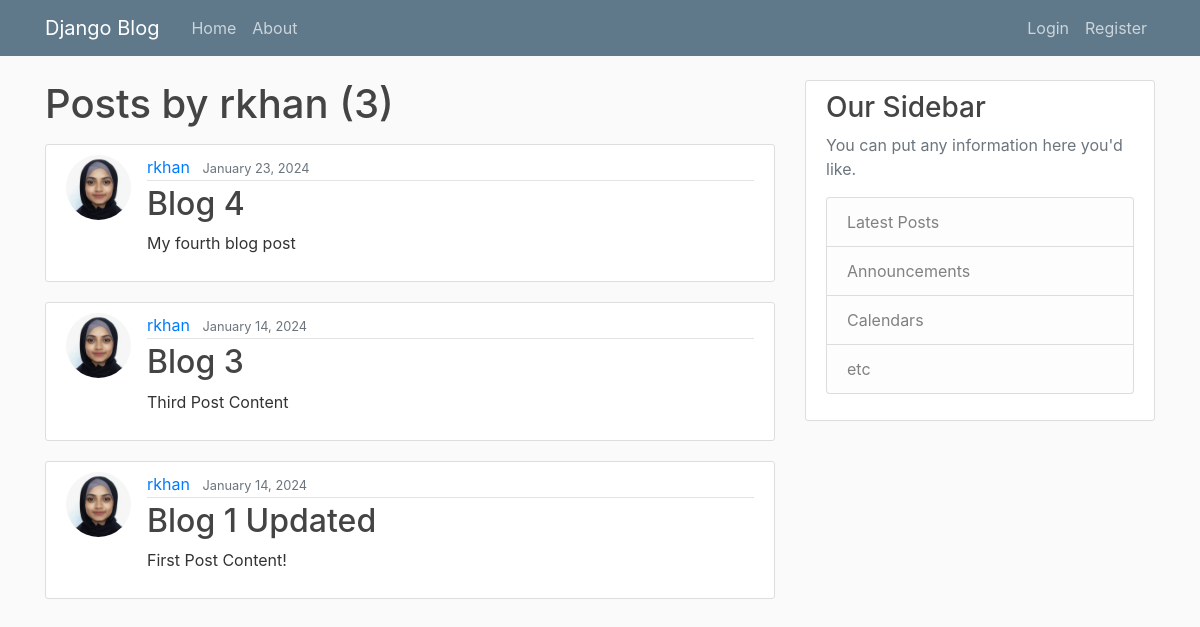
/user/rkhan, run on an earlier commit of the app's database.
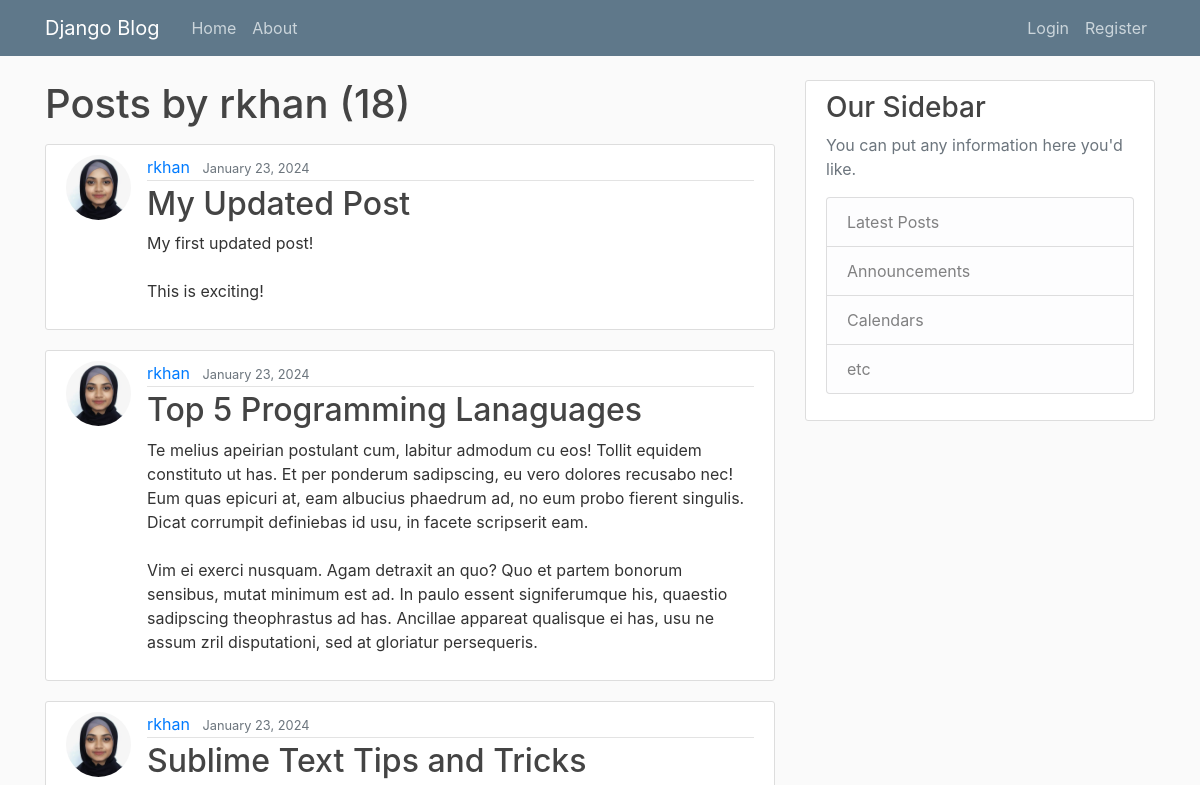
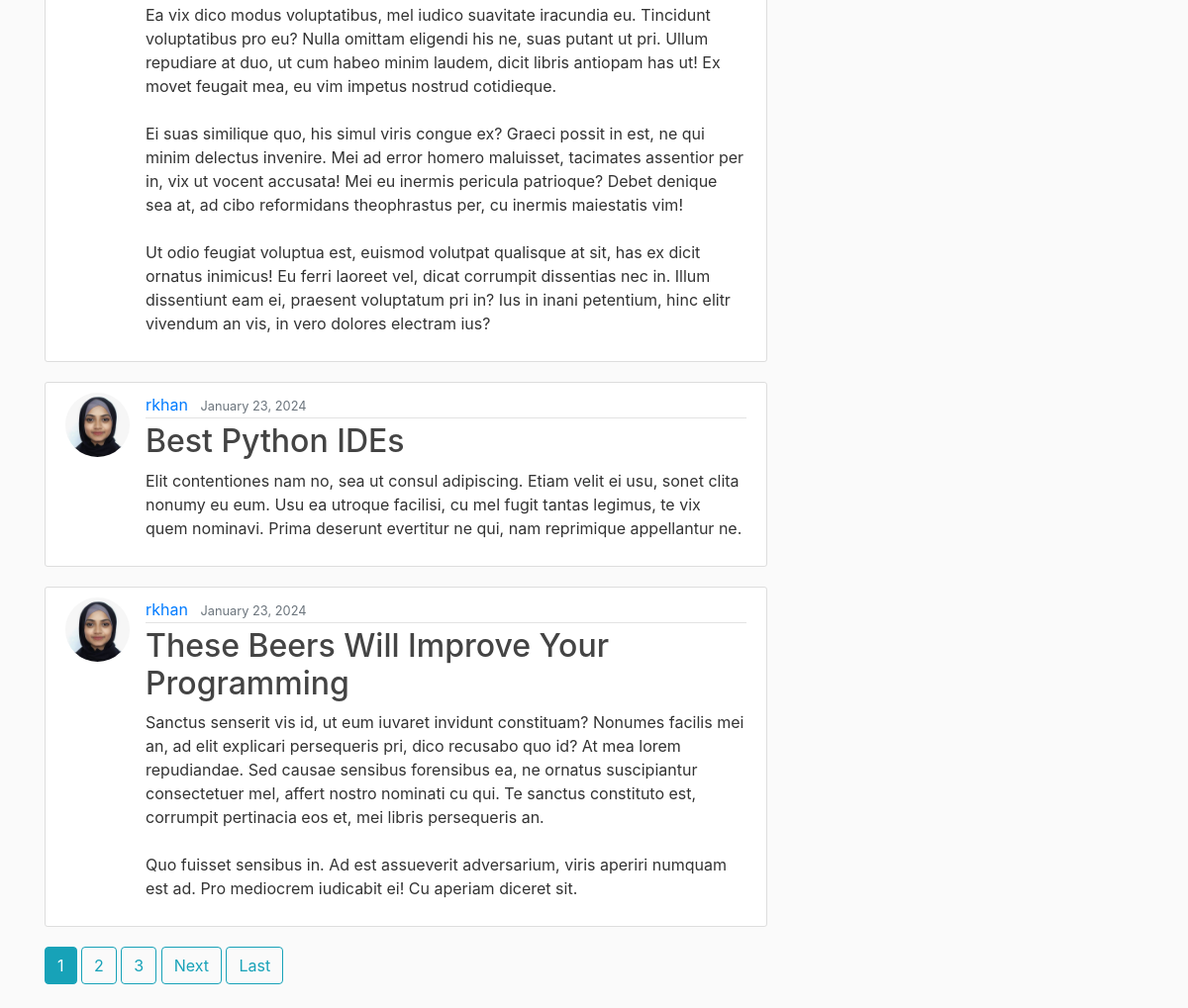
And on a later commit of the database (2 pictures, top to bottom).
### blog/models.py (models this page shows, shortened)
class Post(models.Model):
    title = models.CharField(max_length=100)
    content = models.TextField()
    date_posted = models.DateTimeField(default=timezone.now())
    author = models.ForeignKey(User, on_delete=models.CASCADE)

### users/models.py (models this page shows, shortened)
class Profile(models.Model):
    user = models.OneToOneField(User, on_delete=models.CASCADE)
    image = models.ImageField(default='default.jpg', upload_to='profile_pics')

### blog/views.py (the view)
# urls.py: path("user/<str:username>", UserPostListView.as_view(), name='user-posts'),
class UserPostListView(ListView):
    model = Post
    template_name = 'blog/user_posts.html' # <app>/<model>_<viewtype>.html
    context_object_name = 'posts'
    paginate_by = 5
    def get_queryset(self):
        user = get_object_or_404(User, username=self.kwargs.get('username'))
        return Post.objects.filter(author=user).order_by('-date_posted')

### blog/templates/blog/user_posts.html (shortened to what this page needs)
{% extends "blog/base.html" %}
{% block content %}
    <h1 class="mb-3">Posts by {{ view.kwargs.username }} ({{ page_obj.paginator.count }})</h1>
    {% for post in posts %}
        <article class="media content-section">
            <img class="rounded-circle article-img" src="{{ post.author.profile.image.url }}" alt="">
            <div class="media-body">
            <div class="article-metadata">
                <a class="mr-2" href="{% url 'user-posts' post.author.username %}">{{ post.author }}</a>
                <small class="text-muted">{{ post.date_posted|date:"F d, Y" }}</small>
            </div>
            <h2><a class="article-title" href="{% url 'post-detail' post.id %}">{{ post.title }}</a></h2>
            <p class="article-content">{{ post.content }}</p>
            </div>
        </article>
    {% endfor %}
    {% if is_paginated %}
        {% for num in page_obj.paginator.page_range %}
            {% if page_obj.number == num %}
                <a class="btn btn-info mb-4" href="?page={{ num }}">{{ num }}</a>
            {% elif num > page_obj.number|add:'-3' and num < page_obj.number|add:'3' %}
                <a class="btn btn-outline-info mb-4" href="?page={{ num }}">{{ num }}</a>
            {% endif %}
        {% endfor %}
        {% if page_obj.has_next %}
            <a class="btn btn-outline-info mb-4" href="?page={{ page_obj.next_page_number }}">Next</a>
            <a class="btn btn-outline-info mb-4" href="?page={{ page_obj.paginator.num_pages }}">Last</a>
        {% endif %}
    {% endif %}
{% endblock content %}

What changed in the data, as far as the page shows it:
no longer on this page (row unchanged): Post: author.profile.image (picture), author "rkhan", date_posted "January 23, 2024", title "Blog 4", content "My fourth blog post"
no longer on this page (row unchanged): Post: author.profile.image (picture), author "rkhan", date_posted "January 14, 2024", title "Blog 3", content "Third Post Content"
no longer on this page (row unchanged): Post: author.profile.image (picture), author "rkhan", date_posted "January 14, 2024", title "Blog 1 Updated", content "First Post Content!"
added Post: author.profile.image (picture), author "rkhan", date_posted "January 23, 2024", title "My Updated Post", content "My first updated post! This is exciting!"
added Post: author.profile.image (picture), author "rkhan", date_posted "January 23, 2024", title "Top 5 Programming Lanaguages", content "Te melius apeirian postulant cum, labitur admodum cu eos! Tollit equidem constituto ut has. Et per ponderum sadipscing, eu vero dolores recusabo nec! Eum quas epicuri at, eam albucius phaedrum ad, no eum probo fierent singulis. Dicat corrumpit definiebas id usu, in facete scripserit eam. Vim ei exerci nusquam. Agam detraxit an quo? Quo et partem bonorum sensibus, mutat minimum est ad. In paulo essent signiferumque his, quaestio sadipscing theophrastus ad has. Ancillae appareat qualisque ei has, usu ne assum zril disputationi, sed at gloriatur persequeris."
added Post: author.profile.image (picture), author "rkhan", date_posted "January 23, 2024", title "Sublime Text Tips and Tricks", content "Ea vix dico modus voluptatibus, mel iudico suavitate iracundia eu. Tincidunt voluptatibus pro eu? Nulla omittam eligendi his ne, suas putant ut pri. Ullum repudiare at duo, ut cum habeo minim laudem, dicit libris antiopam has ut! Ex movet feugait mea, eu vim impetus nostrud cotidieque. Ei suas similique quo, his simul viris congue ex? Graeci possit in est, ne qui minim delectus invenire. Mei ad error homero maluisset, tacimates assentior per in, vix ut vocent accusata! Mei eu inermis pericula patrioque? Debet denique sea at, ad cibo reformidans theophrastus per, cu inermis maiestatis vim! Ut odio feugiat voluptua est, euismod volutpat qualisque at sit, has ex dicit ornatus inimicus! Eu…"
added Post: author.profile.image (picture), author "rkhan", date_posted "January 23, 2024", title "Best Python IDEs", content "Elit contentiones nam no, sea ut consul adipiscing. Etiam velit ei usu, sonet clita nonumy eu eum. Usu ea utroque facilisi, cu mel fugit tantas legimus, te vix quem nominavi. Prima deserunt evertitur ne qui, nam reprimique appellantur ne."
added Post: author.profile.image (picture), author "rkhan", date_posted "January 23, 2024", title "These Beers Will Improve Your Programming", content "Sanctus senserit vis id, ut eum iuvaret invidunt constituam? Nonumes facilis mei an, ad elit explicari persequeris pri, dico recusabo quo id? At mea lorem repudiandae. Sed causae sensibus forensibus ea, ne ornatus suscipiantur consectetuer mel, affert nostro nominati cu qui. Te sanctus constituto est, corrumpit pertinacia eos et, mei libris persequeris an. Quo fuisset sensibus in. Ad est assueverit adversarium, viris aperiri numquam est ad. Pro mediocrem iudicabit ei! Cu aperiam diceret sit."
Also different on the page:
{{ page_obj.paginator.count }}: "3" → "18"
new list line: "1"
new list line: "2"
new list line: "3"
text now shown: "Next Last"
